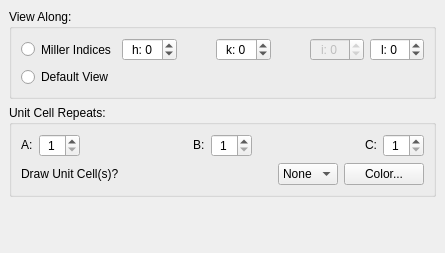
<?xml version="1.0" encoding="UTF-8"?>
<ui version="4.0">
 <class>CEViewOptionsWidget</class>
 <widget class="QDockWidget" name="CEViewOptionsWidget">
  <property name="geometry">
   <rect>
    <x>0</x>
    <y>0</y>
    <width>445</width>
    <height>253</height>
   </rect>
  </property>
  <property name="sizePolicy">
   <sizepolicy hsizetype="MinimumExpanding" vsizetype="MinimumExpanding">
    <horstretch>0</horstretch>
    <verstretch>0</verstretch>
   </sizepolicy>
  </property>
  <property name="features">
   <set>QDockWidget::AllDockWidgetFeatures</set>
  </property>
  <property name="allowedAreas">
   <set>Qt::AllDockWidgetAreas</set>
  </property>
  <property name="windowTitle">
   <string>Crystal View Options</string>
  </property>
  <widget class="QWidget" name="dockWidgetContents">
   <layout class="QGridLayout" name="gridLayout_3">
    <item row="0" column="0">
     <layout class="QGridLayout" name="grid">
      <item row="1" column="0">
       <widget class="QGroupBox" name="gb_cell">
        <property name="sizePolicy">
         <sizepolicy hsizetype="MinimumExpanding" vsizetype="MinimumExpanding">
          <horstretch>0</horstretch>
          <verstretch>0</verstretch>
         </sizepolicy>
        </property>
        <property name="title">
         <string>Unit Cell Repeats:</string>
        </property>
        <property name="flat">
         <bool>false</bool>
        </property>
        <property name="checkable">
         <bool>false</bool>
        </property>
        <layout class="QGridLayout" name="gridLayout_2">
         <item row="0" column="0">
          <layout class="QHBoxLayout" name="horizontalLayout_4">
           <item>
            <widget class="QLabel" name="aRepeatLabel">
             <property name="sizePolicy">
              <sizepolicy hsizetype="Preferred" vsizetype="Fixed">
               <horstretch>0</horstretch>
               <verstretch>0</verstretch>
              </sizepolicy>
             </property>
             <property name="text">
              <string>A:</string>
             </property>
            </widget>
           </item>
           <item>
            <widget class="QSpinBox" name="aCellSpinBox">
             <property name="sizePolicy">
              <sizepolicy hsizetype="Preferred" vsizetype="Fixed">
               <horstretch>0</horstretch>
               <verstretch>0</verstretch>
              </sizepolicy>
             </property>
             <property name="alignment">
              <set>Qt::AlignCenter</set>
             </property>
             <property name="minimum">
              <number>1</number>
             </property>
            </widget>
           </item>
           <item>
            <spacer name="horizontalSpacer">
             <property name="orientation">
              <enum>Qt::Horizontal</enum>
             </property>
             <property name="sizeHint" stdset="0">
              <size>
               <width>0</width>
               <height>20</height>
              </size>
             </property>
            </spacer>
           </item>
           <item>
            <widget class="QLabel" name="bRepeatLabel">
             <property name="sizePolicy">
              <sizepolicy hsizetype="Preferred" vsizetype="Fixed">
               <horstretch>0</horstretch>
               <verstretch>0</verstretch>
              </sizepolicy>
             </property>
             <property name="text">
              <string>B:</string>
             </property>
            </widget>
           </item>
           <item>
            <widget class="QSpinBox" name="bCellSpinBox">
             <property name="sizePolicy">
              <sizepolicy hsizetype="Preferred" vsizetype="Fixed">
               <horstretch>0</horstretch>
               <verstretch>0</verstretch>
              </sizepolicy>
             </property>
             <property name="alignment">
              <set>Qt::AlignCenter</set>
             </property>
             <property name="minimum">
              <number>1</number>
             </property>
            </widget>
           </item>
           <item>
            <spacer name="horizontalSpacer_2">
             <property name="orientation">
              <enum>Qt::Horizontal</enum>
             </property>
             <property name="sizeHint" stdset="0">
              <size>
               <width>0</width>
               <height>20</height>
              </size>
             </property>
            </spacer>
           </item>
           <item>
            <widget class="QLabel" name="cRepeatLabel">
             <property name="sizePolicy">
              <sizepolicy hsizetype="Preferred" vsizetype="Fixed">
               <horstretch>0</horstretch>
               <verstretch>0</verstretch>
              </sizepolicy>
             </property>
             <property name="text">
              <string>C:</string>
             </property>
            </widget>
           </item>
           <item>
            <widget class="QSpinBox" name="cCellSpinBox">
             <property name="sizePolicy">
              <sizepolicy hsizetype="Preferred" vsizetype="Fixed">
               <horstretch>0</horstretch>
               <verstretch>0</verstretch>
              </sizepolicy>
             </property>
             <property name="alignment">
              <set>Qt::AlignCenter</set>
             </property>
             <property name="minimum">
              <number>1</number>
             </property>
            </widget>
           </item>
          </layout>
         </item>
         <item row="1" column="0">
          <layout class="QHBoxLayout" name="horizontalLayout_3">
           <item>
            <widget class="QLabel" name="label">
             <property name="text">
              <string>Draw Unit Cell(s)?</string>
             </property>
            </widget>
           </item>
           <item>
            <spacer name="horizontalSpacer_5">
             <property name="orientation">
              <enum>Qt::Horizontal</enum>
             </property>
             <property name="sizeHint" stdset="0">
              <size>
               <width>0</width>
               <height>20</height>
              </size>
             </property>
            </spacer>
           </item>
           <item>
            <widget class="QComboBox" name="combo_numCells">
             <item>
              <property name="text">
               <string>None</string>
              </property>
             </item>
             <item>
              <property name="text">
               <string>One</string>
              </property>
             </item>
             <item>
              <property name="text">
               <string>All</string>
              </property>
             </item>
            </widget>
           </item>
           <item>
            <widget class="QPushButton" name="push_changeColor">
             <property name="sizePolicy">
              <sizepolicy hsizetype="Maximum" vsizetype="Fixed">
               <horstretch>0</horstretch>
               <verstretch>0</verstretch>
              </sizepolicy>
             </property>
             <property name="text">
              <string>Color...</string>
             </property>
            </widget>
           </item>
          </layout>
         </item>
        </layout>
       </widget>
      </item>
      <item row="0" column="0">
       <widget class="QGroupBox" name="gb_camera">
        <property name="sizePolicy">
         <sizepolicy hsizetype="MinimumExpanding" vsizetype="MinimumExpanding">
          <horstretch>0</horstretch>
          <verstretch>0</verstretch>
         </sizepolicy>
        </property>
        <property name="title">
         <string>View Along:</string>
        </property>
        <property name="flat">
         <bool>false</bool>
        </property>
        <layout class="QGridLayout" name="gridLayout">
         <item row="1" column="0">
          <widget class="QRadioButton" name="rad_axis_default">
           <property name="text">
            <string>Default View</string>
           </property>
           <attribute name="buttonGroup">
            <string notr="true">buttonGroup_camera</string>
           </attribute>
          </widget>
         </item>
         <item row="0" column="1">
          <layout class="QHBoxLayout" name="horizontalLayout">
           <property name="sizeConstraint">
            <enum>QLayout::SetDefaultConstraint</enum>
           </property>
           <item>
            <widget class="QSpinBox" name="spin_mi_h">
             <property name="sizePolicy">
              <sizepolicy hsizetype="Preferred" vsizetype="Fixed">
               <horstretch>0</horstretch>
               <verstretch>0</verstretch>
              </sizepolicy>
             </property>
             <property name="maximumSize">
              <size>
               <width>55</width>
               <height>16777215</height>
              </size>
             </property>
             <property name="alignment">
              <set>Qt::AlignCenter</set>
             </property>
             <property name="prefix">
              <string>h: </string>
             </property>
             <property name="minimum">
              <number>-99</number>
             </property>
            </widget>
           </item>
           <item>
            <spacer name="horizontalSpacer_3">
             <property name="orientation">
              <enum>Qt::Horizontal</enum>
             </property>
             <property name="sizeHint" stdset="0">
              <size>
               <width>0</width>
               <height>20</height>
              </size>
             </property>
            </spacer>
           </item>
           <item>
            <widget class="QSpinBox" name="spin_mi_k">
             <property name="sizePolicy">
              <sizepolicy hsizetype="Preferred" vsizetype="Fixed">
               <horstretch>0</horstretch>
               <verstretch>0</verstretch>
              </sizepolicy>
             </property>
             <property name="maximumSize">
              <size>
               <width>55</width>
               <height>16777215</height>
              </size>
             </property>
             <property name="alignment">
              <set>Qt::AlignCenter</set>
             </property>
             <property name="prefix">
              <string>k: </string>
             </property>
             <property name="minimum">
              <number>-99</number>
             </property>
            </widget>
           </item>
           <item>
            <spacer name="horizontalSpacer_4">
             <property name="orientation">
              <enum>Qt::Horizontal</enum>
             </property>
             <property name="sizeHint" stdset="0">
              <size>
               <width>0</width>
               <height>20</height>
              </size>
             </property>
            </spacer>
           </item>
           <item>
            <widget class="QSpinBox" name="spin_mi_i">
             <property name="enabled">
              <bool>false</bool>
             </property>
             <property name="sizePolicy">
              <sizepolicy hsizetype="Preferred" vsizetype="Fixed">
               <horstretch>0</horstretch>
               <verstretch>0</verstretch>
              </sizepolicy>
             </property>
             <property name="maximumSize">
              <size>
               <width>55</width>
               <height>16777215</height>
              </size>
             </property>
             <property name="alignment">
              <set>Qt::AlignCenter</set>
             </property>
             <property name="prefix">
              <string>i: </string>
             </property>
             <property name="minimum">
              <number>-99</number>
             </property>
            </widget>
           </item>
           <item>
            <spacer name="spacer_i">
             <property name="orientation">
              <enum>Qt::Horizontal</enum>
             </property>
             <property name="sizeType">
              <enum>QSizePolicy::Fixed</enum>
             </property>
             <property name="sizeHint" stdset="0">
              <size>
               <width>0</width>
               <height>0</height>
              </size>
             </property>
            </spacer>
           </item>
           <item>
            <widget class="QSpinBox" name="spin_mi_l">
             <property name="sizePolicy">
              <sizepolicy hsizetype="Preferred" vsizetype="Fixed">
               <horstretch>0</horstretch>
               <verstretch>0</verstretch>
              </sizepolicy>
             </property>
             <property name="minimumSize">
              <size>
               <width>0</width>
               <height>0</height>
              </size>
             </property>
             <property name="maximumSize">
              <size>
               <width>55</width>
               <height>16777215</height>
              </size>
             </property>
             <property name="layoutDirection">
              <enum>Qt::LeftToRight</enum>
             </property>
             <property name="alignment">
              <set>Qt::AlignCenter</set>
             </property>
             <property name="buttonSymbols">
              <enum>QAbstractSpinBox::UpDownArrows</enum>
             </property>
             <property name="prefix">
              <string>l: </string>
             </property>
             <property name="minimum">
              <number>-99</number>
             </property>
             <property name="maximum">
              <number>99</number>
             </property>
            </widget>
           </item>
          </layout>
         </item>
         <item row="0" column="0">
          <widget class="QRadioButton" name="rad_axis_miller">
           <property name="sizePolicy">
            <sizepolicy hsizetype="Minimum" vsizetype="Minimum">
             <horstretch>0</horstretch>
             <verstretch>0</verstretch>
            </sizepolicy>
           </property>
           <property name="minimumSize">
            <size>
             <width>0</width>
             <height>21</height>
            </size>
           </property>
           <property name="text">
            <string>Miller Indices</string>
           </property>
           <attribute name="buttonGroup">
            <string notr="true">buttonGroup_camera</string>
           </attribute>
          </widget>
         </item>
        </layout>
       </widget>
      </item>
     </layout>
    </item>
    <item row="1" column="0">
     <spacer name="verticalSpacer">
      <property name="orientation">
       <enum>Qt::Vertical</enum>
      </property>
      <property name="sizeHint" stdset="0">
       <size>
        <width>20</width>
        <height>0</height>
       </size>
      </property>
     </spacer>
    </item>
   </layout>
  </widget>
 </widget>
 <resources/>
 <connections/>
 <buttongroups>
  <buttongroup name="buttonGroup_camera"/>
 </buttongroups>
</ui>
